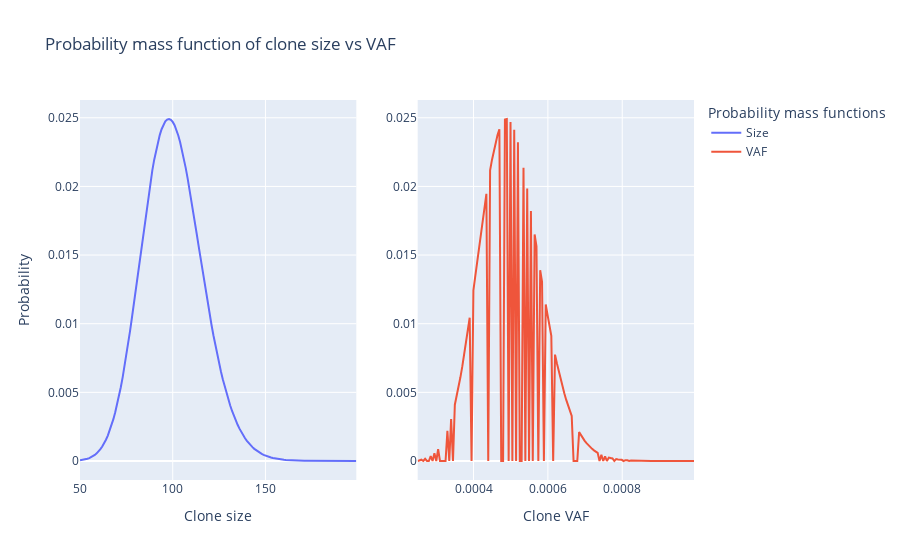

Write notebook code for a chart like this one.
### Markdown cell above
# Evaluating the probability distribution of VAF

Since a birth and death model is a discrete branching process, the probability distribution of clone sizes after a time interval is a discrete probability mass function.

It then follows that for any one to one map $g$, 
$$
\mathbb{P}\left\{ g(x_s(t))=m \vert g(x(t_0))= a \right\} 
= \mathbb{P}\left\{ x_s(t)=g^{-1}(m) \vert x(t_0)= g^{-1}(a) \right\}.$$

That is if 
$$
v(x) = \frac{x}{2(N+x)} 
\quad \text{and}\quad
v^{-1}(x) = \frac{2Nx}{1-2x} 
$$

it follows that
$$
\mathbb{P}\left\{ v(t)=m \vert v(t_0)= a \right\} = \mathbb{P}\left\{ x(t)=v^{-1}(m) \vert x(t_0) = v^{-1}(a) \right\}.
$$

Given $N$ we can then use $v^{-1}$ and the negative binomial distribution to approximate the probability distribution of VAF in a birth and death process.

### Code cell
# Evaluate the pmf at an array of parameters
init_size = 100 
delta_t = 1
fitness = 0
N_w = 100_000

size = np.arange(int(init_size/2), int(init_size*2))
init_vaf = distributions.clone_size_to_vaf(x=init_size, N_w=N_w)
vaf = distributions.clone_size_to_vaf(x=size, N_w=N_w)

vaf_prob = distributions.vaf_nb_approx(vaf, init_vaf, N_w, fitness, delta_t)
size_prob = distributions.nb_approx(size, init_size, fitness, delta_t)

fig = make_subplots(rows=1, cols=2)
fig.add_trace(
    go.Scatter(x=size, y=size_prob, name='Size'), row=1, col=1)
fig.add_trace(
    go.Scatter(x=vaf, y=vaf_prob, name='VAF'), row=1, col=2)
fig.update_xaxes(title='Clone size', row=1, col=1)
fig.update_xaxes(title='Clone VAF', row=1, col=2)
fig.update_yaxes(title='Probability', row=1, col=1)


fig.update_layout(title='Probability mass function of clone size vs VAF',
                  legend=dict(title='Probability mass functions'))

### Figure 1 — Plotly figure (JSON) as saved in the notebook; plotly's stock layout.template omitted (floating-point values rounded to 4 significant figures; data arrays with more than 128 entries replaced by an {"elided": "..."} marker saying what was removed)
{"data": [{"name": "Size", "type": "scatter", "x": {"elided": "150 int values"}, "xaxis": "x", "y": {"elided": "150 float values"}, "yaxis": "y"}, {"name": "VAF", "type": "scatter", "x": {"elided": "150 float values"}, "xaxis": "x2", "y": {"elided": "150 float values"}, "yaxis": "y2"}], "layout": {"legend": {"title": {"text": "Probability mass functions"}}, "title": {"text": "Probability mass function of clone size vs VAF"}, "xaxis": {"anchor": "y", "domain": [0, 0.45], "title": {"text": "Clone size"}}, "xaxis2": {"anchor": "y2", "domain": [0.55, 1], "title": {"text": "Clone VAF"}}, "yaxis": {"anchor": "x", "domain": [0, 1], "title": {"text": "Probability"}}, "yaxis2": {"anchor": "x2", "domain": [0, 1]}}}
